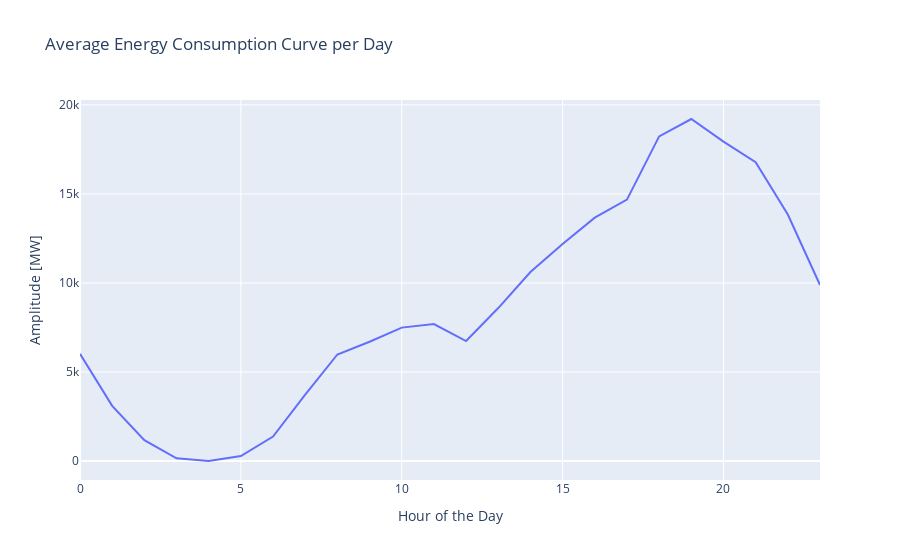

Notebook source saved alongside this figure:
### Code cell
dia_medio=[]
for i in range(25):
  dia_medio.append(0)

for i in range(25):
  dia_medio[i]=0

for i in range(0,len(Energia_horaria),24):
  dia =[]
  dia_teste = [[]]
  amplitude_dia =[]
  result=0
  horas = 0

  for a in range(24):
    try:
      dia.append(Energia_horaria[a+i])
    except:
      print("Erro no índice", a)

  min_dia=np.amin(dia)
  max_dia=np.amax(dia)
  amplitude_dia.append(max_dia-min_dia)
  for i in range(len(dia)):
    dia_medio[i]+=dia[i]-min_dia
  dia_medio[-1]+=1
print(dia_medio[-1])
min_aux=(np.amin(dia_medio[0:24])/dia_medio[-1])
amplitude_media = np.average(amplitude_dia)
print("Amplitude Média no ano = ", amplitude_media)




for i in range(24):
  #dia_medio[i]=(dia_medio[i]/dia_medio[-1])-min_aux+np.average(Energia_horaria)
  dia_medio[i]=(dia_medio[i]/dia_medio[-1])-min_aux

grafico_media_consumo_dia = GeradorGraficoFurnas("media-de-consumo-por-dia")

fig = grafico_media_consumo_dia.grafico_interativo_linha( list(range(24)),
                          dia_medio[0:24],
                          "Hour of the Day",
                          "Amplitude [MW]",
                          "Average Energy Consumption Curve per Day")

# Botão para exportar gráfico no formato PDF
grafico_media_consumo_dia.botao_exportar_pdf()

# plt.plot(range(24),dia_medio[0:24])
# plt.title("Average Energy Consumption Curve per Day")
# plt.ylabel("Amplitude [MW]")
# plt.xlabel("Hour of the Day")
# plt.show

### Figure 1 — Plotly figure (JSON) as saved in the notebook; plotly's stock layout.template omitted (floating-point values rounded to 4 significant figures)
{"data": [{"mode": "lines", "name": "", "type": "scatter", "x": [0, 1, 2, 3, 4, 5, 6, 7, 8, 9, 10, 11, 12, 13, 14, 15, 16, 17, 18, 19, 20, 21, 22, 23], "y": [6015.0, 3096.0, 1173.0, 151.7, 0, 276.6, 1373.0, 3725.0, 5983.0, 6695.0, 7491.0, 7691.0, 6737.0, 8589.0, 10610.0, 12190.0, 13670.0, 14680.0, 18230.0, 19210.0, 17940.0, 16790.0, 13850.0, 9886.0]}], "layout": {"legend": {"title": {"text": "Legenda"}}, "title": {"text": "Average Energy Consumption Curve per Day"}, "xaxis": {"title": {"text": "Hour of the Day"}}, "yaxis": {"title": {"text": "Amplitude [MW]"}}}}
